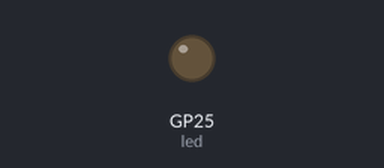
Bench run of a program on a simulated Raspberry Pi Pico running MicroPython. On the bench: output pins drawn as LEDs (lit = HIGH). What the program prints to the serial console is not drawn.

Above: at 2.1 s.
At 6.9 s:
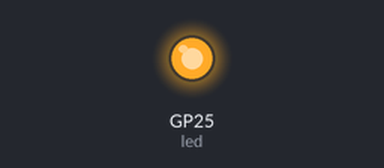
Timing chart, 0 to 7.4 s (numbered marks = the images above):
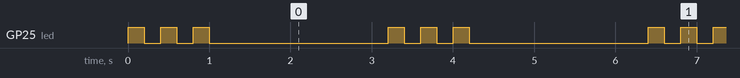

Measured:
- by itself, GP25 (led): repeats every 3.2 s: 2 × (LOW 0.20 s, HIGH 0.20 s), LOW 2.2 s, HIGH 0.20 s
- by itself, everything shown: repeats every 3.2 s, in 6 steps

The program:

quiz_lighthouse.py
```python
from machine import Pin
import time

led = Pin("LED", Pin.OUT)
print("Lighthouse on")

while True:
    for i in range(3):
        led.on()
        time.sleep(0.2)
        led.off()
        time.sleep(0.2)
    time.sleep(2)
```
